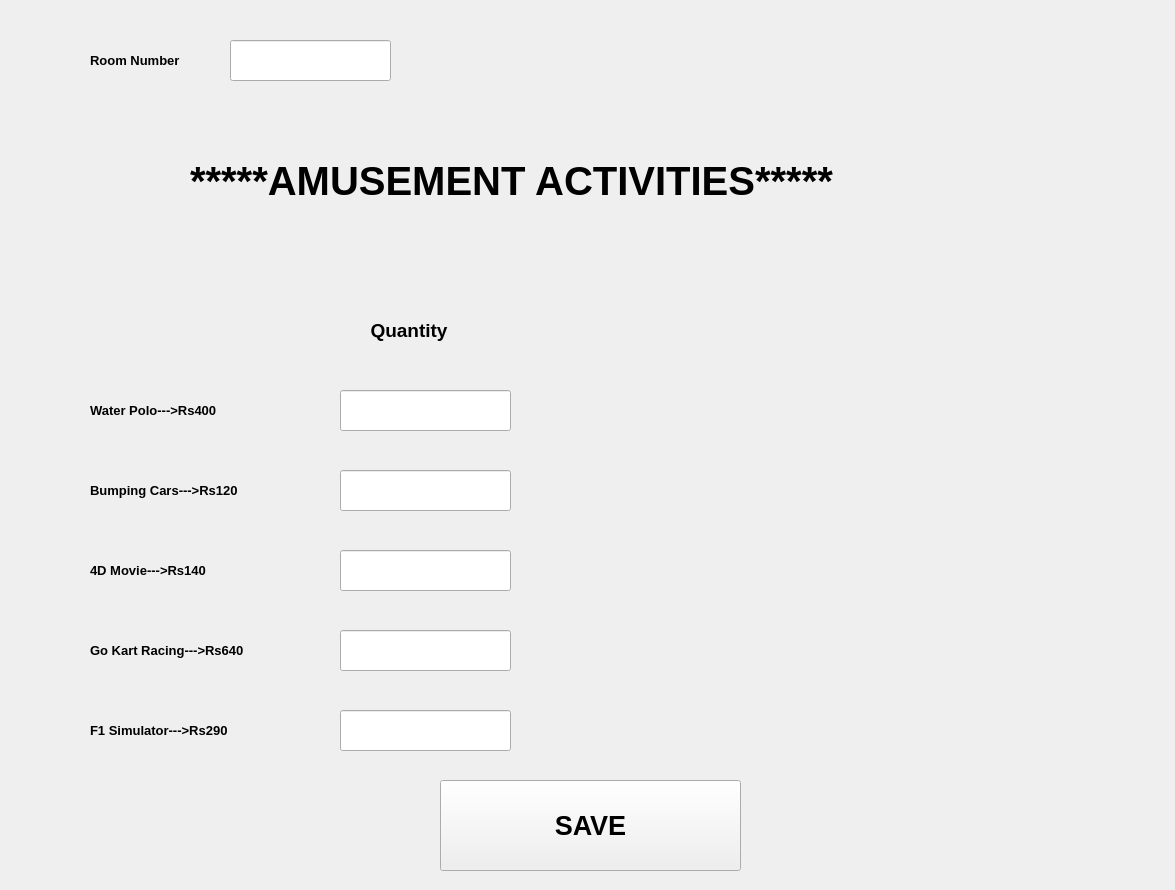
<?xml version="1.0" encoding="UTF-8"?>
<ui version="4.0">
 <class>MainWindow</class>
 <widget class="QMainWindow" name="MainWindow">
  <property name="geometry">
   <rect>
    <x>0</x>
    <y>0</y>
    <width>1175</width>
    <height>890</height>
   </rect>
  </property>
  <property name="minimumSize">
   <size>
    <width>1175</width>
    <height>890</height>
   </size>
  </property>
  <property name="maximumSize">
   <size>
    <width>1175</width>
    <height>890</height>
   </size>
  </property>
  <property name="windowTitle">
   <string>MainWindow</string>
  </property>
  <widget class="QWidget" name="centralwidget">
   <widget class="QLabel" name="lbl_RoomNum">
    <property name="geometry">
     <rect>
      <x>90</x>
      <y>30</y>
      <width>131</width>
      <height>61</height>
     </rect>
    </property>
    <property name="font">
     <font>
      <family>Arial</family>
      <pointsize>10</pointsize>
      <weight>75</weight>
      <bold>true</bold>
     </font>
    </property>
    <property name="text">
     <string>Room Number</string>
    </property>
   </widget>
   <widget class="QLabel" name="lbl_LAUNDRY">
    <property name="geometry">
     <rect>
      <x>190</x>
      <y>110</y>
      <width>801</width>
      <height>141</height>
     </rect>
    </property>
    <property name="font">
     <font>
      <family>Arial</family>
      <pointsize>30</pointsize>
      <weight>75</weight>
      <bold>true</bold>
     </font>
    </property>
    <property name="frameShape">
     <enum>QFrame::NoFrame</enum>
    </property>
    <property name="frameShadow">
     <enum>QFrame::Plain</enum>
    </property>
    <property name="text">
     <string>*****AMUSEMENT ACTIVITIES*****</string>
    </property>
   </widget>
   <widget class="QLineEdit" name="txt_RoomNum">
    <property name="geometry">
     <rect>
      <x>230</x>
      <y>40</y>
      <width>161</width>
      <height>41</height>
     </rect>
    </property>
    <property name="font">
     <font>
      <family>Arial</family>
      <pointsize>14</pointsize>
     </font>
    </property>
   </widget>
   <widget class="QPushButton" name="btn_SAVE">
    <property name="geometry">
     <rect>
      <x>440</x>
      <y>780</y>
      <width>301</width>
      <height>91</height>
     </rect>
    </property>
    <property name="font">
     <font>
      <family>Arial</family>
      <pointsize>20</pointsize>
      <weight>75</weight>
      <bold>true</bold>
     </font>
    </property>
    <property name="text">
     <string>SAVE</string>
    </property>
   </widget>
   <widget class="QLabel" name="lbl_WaterPOLO">
    <property name="geometry">
     <rect>
      <x>90</x>
      <y>380</y>
      <width>171</width>
      <height>61</height>
     </rect>
    </property>
    <property name="font">
     <font>
      <family>Arial</family>
      <pointsize>10</pointsize>
      <weight>75</weight>
      <bold>true</bold>
     </font>
    </property>
    <property name="text">
     <string>Water Polo---&gt;Rs400</string>
    </property>
   </widget>
   <widget class="QLabel" name="lbl_BumpingCARS">
    <property name="geometry">
     <rect>
      <x>90</x>
      <y>460</y>
      <width>191</width>
      <height>61</height>
     </rect>
    </property>
    <property name="font">
     <font>
      <family>Arial</family>
      <pointsize>10</pointsize>
      <weight>75</weight>
      <bold>true</bold>
     </font>
    </property>
    <property name="text">
     <string>Bumping Cars---&gt;Rs120</string>
    </property>
   </widget>
   <widget class="QLabel" name="lbl_4Dmovie">
    <property name="geometry">
     <rect>
      <x>90</x>
      <y>540</y>
      <width>161</width>
      <height>61</height>
     </rect>
    </property>
    <property name="font">
     <font>
      <family>Arial</family>
      <pointsize>10</pointsize>
      <weight>75</weight>
      <bold>true</bold>
     </font>
    </property>
    <property name="text">
     <string>4D Movie---&gt;Rs140</string>
    </property>
   </widget>
   <widget class="QLabel" name="lbl_GoKart">
    <property name="geometry">
     <rect>
      <x>90</x>
      <y>620</y>
      <width>211</width>
      <height>61</height>
     </rect>
    </property>
    <property name="font">
     <font>
      <family>Arial</family>
      <pointsize>10</pointsize>
      <weight>75</weight>
      <bold>true</bold>
     </font>
    </property>
    <property name="text">
     <string>Go Kart Racing---&gt;Rs640</string>
    </property>
   </widget>
   <widget class="QLabel" name="lbl_F1simulator">
    <property name="geometry">
     <rect>
      <x>90</x>
      <y>700</y>
      <width>191</width>
      <height>61</height>
     </rect>
    </property>
    <property name="font">
     <font>
      <family>Arial</family>
      <pointsize>10</pointsize>
      <weight>75</weight>
      <bold>true</bold>
     </font>
    </property>
    <property name="text">
     <string>F1 Simulator---&gt;Rs290</string>
    </property>
   </widget>
   <widget class="QLineEdit" name="txt_GoKart">
    <property name="geometry">
     <rect>
      <x>340</x>
      <y>630</y>
      <width>171</width>
      <height>41</height>
     </rect>
    </property>
    <property name="font">
     <font>
      <family>Arial</family>
      <pointsize>14</pointsize>
     </font>
    </property>
   </widget>
   <widget class="QLineEdit" name="txt_4Dmovie">
    <property name="geometry">
     <rect>
      <x>340</x>
      <y>550</y>
      <width>171</width>
      <height>41</height>
     </rect>
    </property>
    <property name="font">
     <font>
      <family>Arial</family>
      <pointsize>14</pointsize>
     </font>
    </property>
   </widget>
   <widget class="QLineEdit" name="txt_BumpingCARS">
    <property name="geometry">
     <rect>
      <x>340</x>
      <y>470</y>
      <width>171</width>
      <height>41</height>
     </rect>
    </property>
    <property name="font">
     <font>
      <family>Arial</family>
      <pointsize>14</pointsize>
     </font>
    </property>
   </widget>
   <widget class="QLineEdit" name="txt_waterPOLO">
    <property name="geometry">
     <rect>
      <x>340</x>
      <y>390</y>
      <width>171</width>
      <height>41</height>
     </rect>
    </property>
    <property name="font">
     <font>
      <family>Arial</family>
      <pointsize>14</pointsize>
     </font>
    </property>
   </widget>
   <widget class="QLineEdit" name="txt_F1simulator">
    <property name="geometry">
     <rect>
      <x>340</x>
      <y>710</y>
      <width>171</width>
      <height>41</height>
     </rect>
    </property>
    <property name="font">
     <font>
      <family>Arial</family>
      <pointsize>14</pointsize>
     </font>
    </property>
   </widget>
   <widget class="QLabel" name="lbl_Quantity">
    <property name="geometry">
     <rect>
      <x>360</x>
      <y>300</y>
      <width>131</width>
      <height>61</height>
     </rect>
    </property>
    <property name="font">
     <font>
      <family>Arial</family>
      <pointsize>14</pointsize>
      <weight>75</weight>
      <bold>true</bold>
     </font>
    </property>
    <property name="text">
     <string>  Quantity</string>
    </property>
   </widget>
  </widget>
 </widget>
 <resources/>
 <connections/>
</ui>
